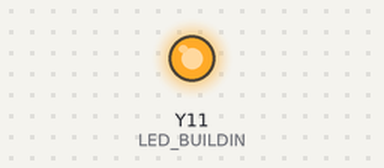
Bench run of a program on a simulated pyboard running MicroPython. Parts: output pins drawn as LEDs (lit = HIGH).

Above: at 0.3 s.
At 3.89 s:
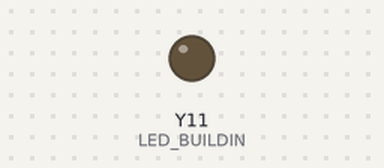
Timing chart, 0 to 6.0 s (numbered marks = the images above):
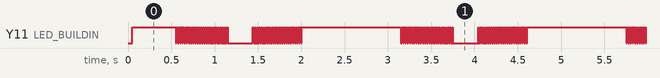

Measured:
- by itself, Y11 (LED_BUILDIN): moves between LOW and HIGH, repeating every 2.6 s
- by itself, everything shown: repeats every 21.4 s, in 66 steps

The program:

led_breath_timer.py
```python
from time import sleep_us, sleep_ms
from machine import Timer
from pyb import Pin

LED_BUILDIN = 16
p = Pin(LED_BUILDIN, Pin.OUT)

Pulse = 24000
Flash = 50
Brightness = 0.8

MAX = int(Pulse * Brightness)
MIN = -int(MAX/25)
ix = 0
step = int(MAX / Flash)

def breath():
    global ix
    global step
    if ix > 0:
        p.low()
        # print(ix)
        sleep_us(ix)
        p.high()
        sleep_us(Pulse - ix)
    else:
        sleep_us(Pulse)
    ix += step
    if ix >= MAX and step > 0:
        step = -step
    if ix <= MIN and step < 0:
        step = -step

tim = Timer(0)
tim.deinit()
tim.init(period=25, mode=Timer.PERIODIC, callback=lambda t:breath())
#
```
